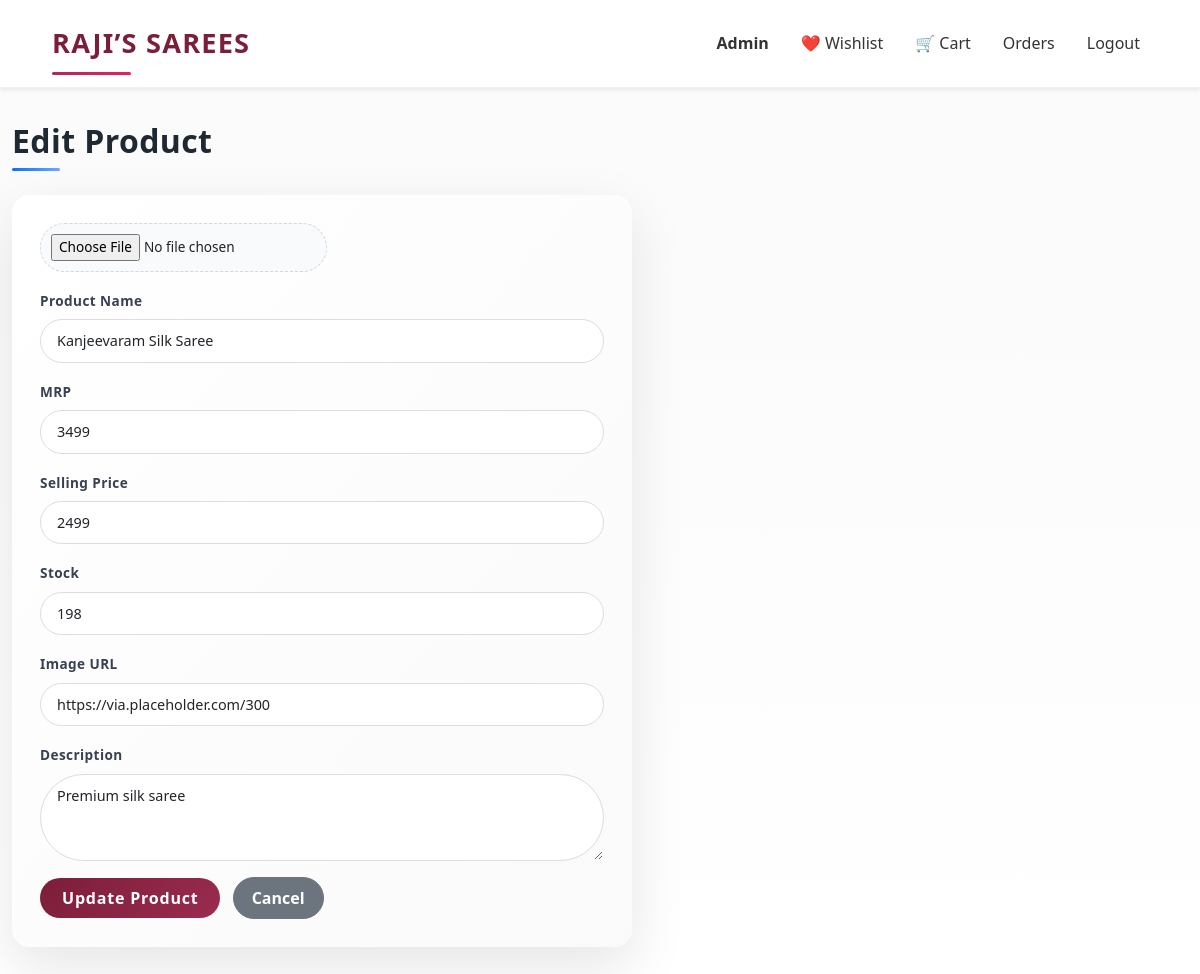
The page /admin/product/edit/1 (signed in) on the database its author committed.
### app.py (models this page shows)
class Product(db.Model):
    id = db.Column(db.Integer, primary_key=True)
    name = db.Column(db.String(150), nullable=False)
    mrp = db.Column(db.Integer, nullable=False)
    price = db.Column(db.Integer, nullable=False)
    stock = db.Column(db.Integer, nullable=False)
    image = db.Column(db.String(300), nullable=False)
    description = db.Column(db.Text, nullable=False)

### app.py (the view, shortened to what this page needs)
@app.route("/admin/product/edit/<int:id>", methods=["GET", "POST"])
@login_required
def admin_edit_product(id):
    if not current_user.is_admin:
        abort(403)
    product = Product.query.get_or_404(id)
    return render_template("admin/edit_product.html", product=product)

### app.py (called while the page is built)
@login_manager.user_loader
def load_user(user_id):
    return User.query.get(int(user_id))

@app.context_processor
def inject_cart_count():
    if current_user.is_authenticated:
        count = db.session.query(
            func.sum(CartItem.quantity)
        ).filter_by(user_id=current_user.id).scalar()
        return {"cart_count": count or 0}
    return {"cart_count": 0}

### templates/admin/edit_product.html (shortened to what this page needs)
<!DOCTYPE html>
<html lang="en">
<head>
    <link href="https://cdn.jsdelivr.net/npm/bootstrap@5.3.3/dist/css/bootstrap.min.css" rel="stylesheet">
    <link rel="stylesheet" href="{{ url_for('static', filename='css/edit_product.css') }}">
</head>
<body>
<div class="toast-container position-fixed top-0 end-0 p-3">
</div>
<nav class="navbar navbar-expand-lg bg-white shadow-sm sticky-top">
  <div class="container">
    <a class="navbar-brand fw-bold brand-logo" href="/">RAJI’S SAREES</a>
    <div class="collapse navbar-collapse" id="mainNavbar">
      <ul class="navbar-nav ms-auto align-items-lg-center gap-lg-3">
        {% if current_user.is_authenticated %}
          {% if current_user.is_admin %}
            <li class="nav-item">
              <a href="/admin/dashboard" class="nav-link fw-bold text-danger">Admin</a>
            </li>
          {% endif %}
          <li class="nav-item">
            <a href="/wishlist" class="nav-link">❤️ Wishlist</a>
          </li>
          <li class="nav-item position-relative">
            <a href="/cart" class="nav-link">
              🛒 Cart
            </a>
          </li>
          <li class="nav-item">
            <a href="/orders" class="nav-link">Orders</a>
          </li>
          <li class="nav-item">
            <a href="/logout" class="nav-link">Logout</a>
          </li>
        {% endif %}
      </ul>
    </div>
  </div>
</nav>
<div class="container mt-4">
  {% block content %}
  <h2 class="mb-4">Edit Product</h2>
<form method="POST" enctype="multipart/form-data">
  <input type="file" name="image">
  <div class="mb-3">
    <label class="form-label">Product Name</label>
    <input class="form-control" name="name" value="{{ product.name }}" required>
  </div>
  <div class="mb-3">
    <label class="form-label">MRP</label>
    <input class="form-control" type="number" name="mrp" value="{{ product.mrp }}" required>
  </div>
  <div class="mb-3">
    <label class="form-label">Selling Price</label>
    <input class="form-control" type="number" name="price" value="{{ product.price }}" required>
  </div>
  <div class="mb-3">
    <label class="form-label">Stock</label>
    <input class="form-control" type="number" name="stock" value="{{ product.stock }}" required>
  </div>
  <div class="mb-3">
    <label class="form-label">Image URL</label>
    <input class="form-control" name="image" value="{{ product.image }}" required>
  </div>
  <div class="mb-3">
    <label class="form-label">Description</label>
    <textarea class="form-control" name="description" rows="3">{{ product.description }}</textarea>
  </div>
  <button class="btn btn-primary">Update Product</button>
  <a href="/admin/dashboard" class="btn btn-secondary ms-2">Cancel</a>
</form>
  {% endblock %}
</div>
</body>
</html>

### rows shown on the page
Product: name "Kanjeevaram Silk Saree", mrp "3499", price "2499", stock "198", image "https://via.placeholder.com/300", description "Premium silk saree"
